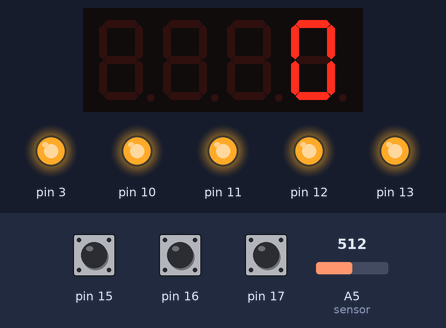
Simulated run of this sketch. Board: Arduino Uno, built with avr-gcc and run on an emulated ATmega328P. Parts: 4-digit seven-segment display, output pins drawn as LEDs (lit = HIGH). The inputs (shaded band) are chosen by the test bench; at power-on: A5 (sensor) = 512, pin 15 HIGH, pin 16 HIGH, pin 17 HIGH.

Above: at 1.2 s.
1.3 s: A5 (sensor) set to 710
2.8 s: A5 (sensor) set to 980
Timing chart, 0 to 5.8 s (numbered marks = the images above; inputs shaded):
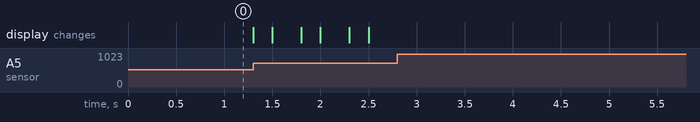

Measured:
- after the input at 2.8 s, every drawn part: stays the same

The sketch:

arduino2Code.ino
```cpp
#include <TimerOne.h>
#include <Wire.h>
#include <MultiFuncShield.h>
void initializeSensorReading();
int data[4];
byte dataIdx = 0;
byte pulseDetected = false;
int lastPulseTime = -1;

void setup() {
  // put your setup code here, to run once:

  Timer1.initialize();
  MFS.initialize(&Timer1);
  initializeSensorReading();
  //Serial.begin(9600);
}
void loop()
{
  if (MFS.getTimer() == 0)
  {
    MFS.setTimer(10000);
    if (lastPulseTime != -1)
    {
      lastPulseTime = 10000 + lastPulseTime;
    }
  }

  int sensorValue = analogRead(A5); // read the sensor.

  if (sensorValue < 20 || sensorValue > 970)
  {
    if (lastPulseTime != -1 && lastPulseTime - MFS.getTimer() > 700)
    {
      initializeSensorReading();
    }
  }
  else if (sensorValue > (3 * 1024) / 5)
  {
    if (!pulseDetected)
    {
      pulseDetected = true;

      if (lastPulseTime == -1)
      {
        lastPulseTime = MFS.getTimer();
      }
      else
      {
        int pulsePeriod = lastPulseTime - MFS.getTimer();
        lastPulseTime = MFS.getTimer();

        int bpm = 60000 / pulsePeriod; // calculate beats per minute.

        if (bpm < 45 || bpm > 230)
        {
          initializeSensorReading();
        }
        else
        {
          data[dataIdx++] = bpm;

          if (dataIdx >= 4)
          {
            dataIdx = 0;
          }

          if (data[0] && data[1] && data[2] && data[3])
          {
            int avgBpm = (data[0] + data[1] + data[2] + data[3]) / 4;

            MFS.blinkDisplay(DIGIT_ALL, OFF);
            MFS.write(avgBpm);
            MFS.beep();
          }
          else
          {

            MFS.blinkDisplay(DIGIT_ALL, ON);
          }
        }
      }
    }
  }
  else if (sensorValue < (1024 / 2))
  {
    pulseDetected = false;
  }

}

void initializeSensorReading()
{
  lastPulseTime = 0;
  dataIdx = 0;
  for (int i = 0; i < 4; i++)
  {
    data[i] = 0;
  }

  MFS.write(0);
  MFS.blinkDisplay(DIGIT_ALL, OFF);
}
```
